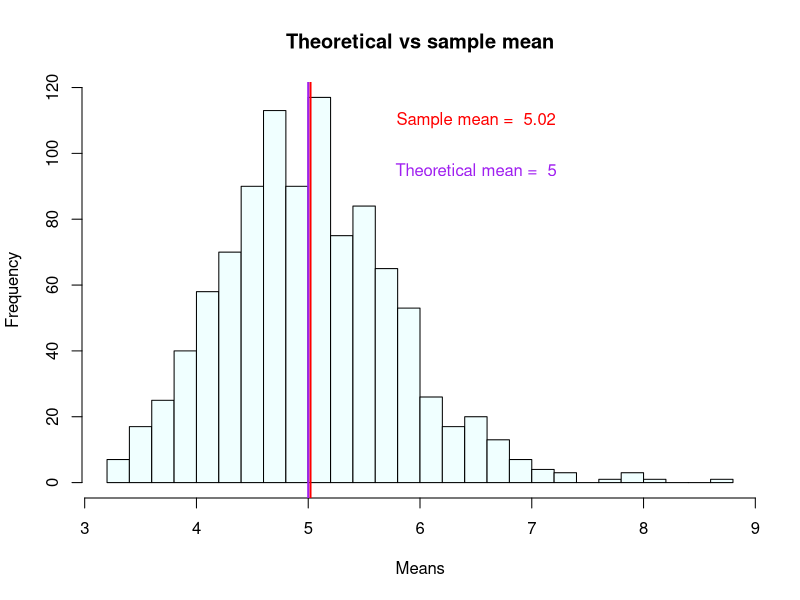
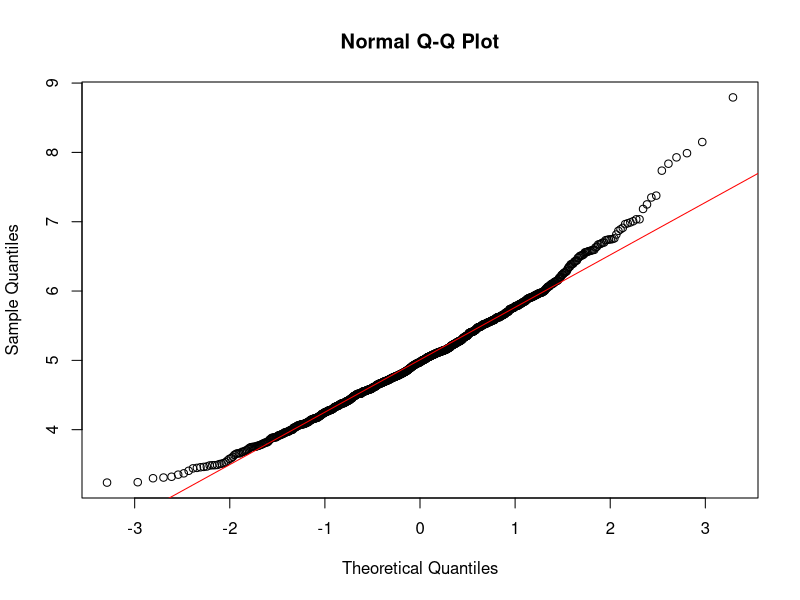

These figures' R source, in order:
## ---- chunk 1
knitr::opts_chunk$set(echo = TRUE)
## ---- chunk 2
set.seed(2018)
lambda <- 0.2
n <- 40
simulations <- 1000

expSimulation <- replicate(simulations, rexp(n,lambda))
simulationMeans <- apply(expSimulation, 2, mean)
## ---- chunk 3
sampleMean <- mean(simulationMeans)
sampleMean
theoreticalMean <- 1/lambda
theoreticalMean
## ---- chunk 4
hist(simulationMeans, main = "Theoretical vs sample mean", col = "azure", breaks = 20, xlab = "Means")
abline(v = sampleMean, lwd = 2, col = "red")
abline(v= theoreticalMean, lwd = 2, col = "purple")
text(6.5,110, paste("Sample mean = ", round(sampleMean, 2)), col = "red")
text(6.5, 95, paste("Theoretical mean = ", theoreticalMean), col = "purple")
## ---- chunk 5
sampleVar <-var(simulationMeans)
sampleVar
theoreticalVar <- (1/lambda)^2/n
theoreticalVar
## ---- chunk 6
qqnorm(simulationMeans)
qqline(simulationMeans, col = "red")
